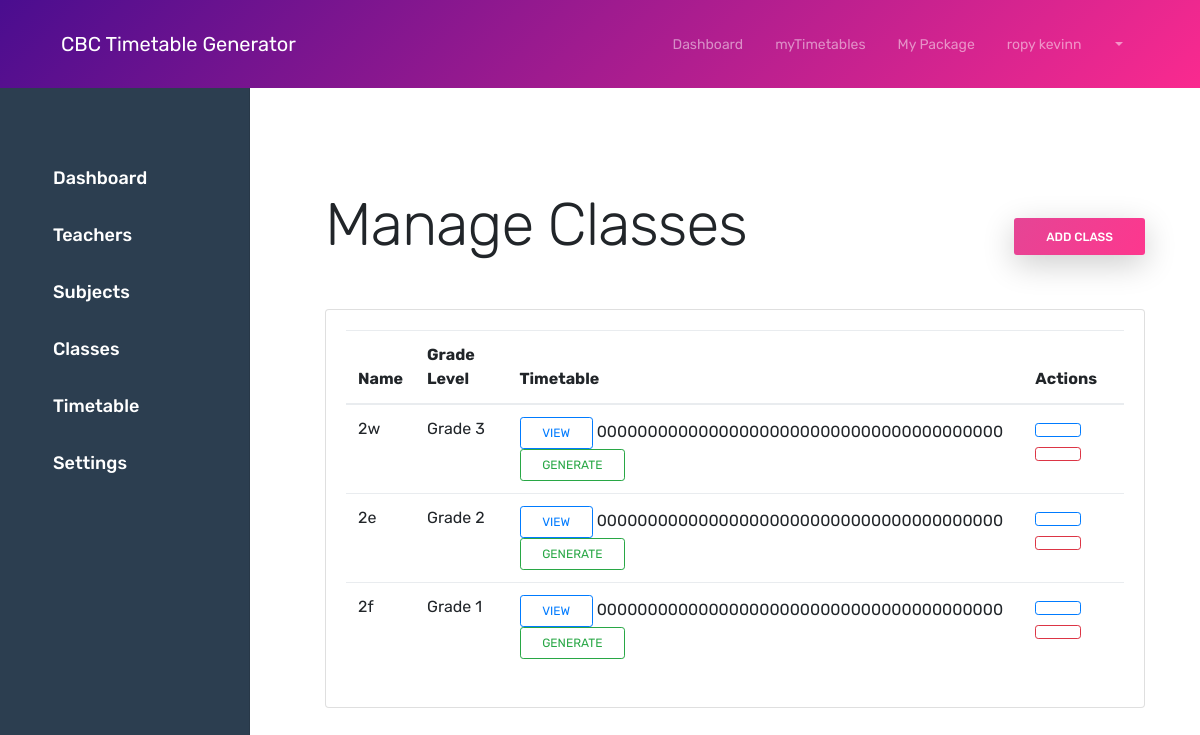
The app's page /admin/classes (signed in) with its own data.
### app/models/user.py (models this page shows, shortened)
class User(UserMixin, db.Model):
    id = db.Column(db.Integer, primary_key=True)
    username = db.Column(db.String(64), unique=True, nullable=False)
    email = db.Column(db.String(120), unique=True, nullable=False)
    password_hash = db.Column(db.String(128))
    role = db.Column(db.String(20), default='teacher')
    school_id = db.Column(db.Integer, db.ForeignKey('school.id'), nullable=False)
    is_active = db.Column(db.Boolean, default=True)
    created_at = db.Column(db.DateTime, default=db.func.current_timestamp())
    updated_at = db.Column(db.DateTime, default=db.func.current_timestamp(),
                          onupdate=db.func.current_timestamp())
    @property
    def is_admin(self):
        return self.role == 'admin'

### app/models/timetable.py (models this page shows)
class Class(db.Model):
    id = db.Column(db.Integer, primary_key=True)
    name = db.Column(db.String(20), nullable=False)
    grade_level = db.Column(db.Integer, nullable=False)
    school_id = db.Column(db.Integer, db.ForeignKey('school.id'), nullable=False)
    timetable_entries = db.relationship('TimetableEntry', backref='class', lazy=True)

### app/admin/routes.py (the view)
@bp.route('/classes')
@login_required
@admin_required
def manage_classes():
    classes = Class.query.filter_by(school_id=current_user.school_id).all()
    form = ClassForm()
    return render_template('admin/manage_classes.html', classes=classes, form=form)

### app/models/user.py (called while the page is built)
@login_manager.user_loader
def load_user(id):
    return User.query.get(int(id))

### app/utils/security.py (called while the page is built)
def admin_required(f):
    @wraps(f)
    def decorated_function(*args, **kwargs):
        if not current_user.is_authenticated or not current_user.is_admin:
            abort(403)
        return f(*args, **kwargs)
    return decorated_function

### app/templates/admin/manage_classes.html (shortened to what this page needs)
{% extends "admin/base.html" %}
{% block admin_content %}
<div class="container py-4">
    <div class="sidebar" style="width: 250px; background-color: #2C3E50; color: white; height: 100vh; padding-top: 20px; position: fixed; top: 0; left: 0; z-index: 1000;">
        <ul class="nav flex-column" style="list-style-type: none; padding-left: 0;">
            <li class="nav-item">
                <a href="{{ url_for('admin.dashboard') }}" class="nav-link text-white" style="padding: 15px; font-size: 18px;">
                     Dashboard
                </a>
            </li>
            <li class="nav-item">
                <a href="{{ url_for('admin.manage_teachers') }}" class="nav-link text-white" style="padding: 15px; font-size: 18px;">
                     Teachers
                </a>
            </li>
            <li class="nav-item">
                <a href="{{ url_for('admin.manage_subjects') }}" class="nav-link text-white" style="padding: 15px; font-size: 18px;">
                     Subjects
                </a>
            </li>
            <li class="nav-item">
                <a href="{{ url_for('admin.manage_classes') }}" class="nav-link text-white" style="padding: 15px; font-size: 18px;">
                     Classes
                </a>
            </li>
            <li class="nav-item">
                <a href="{{ url_for('admin.manage_timetables') }}" class="nav-link text-white" style="padding: 15px; font-size: 18px;">
                     Timetable
                </a>
            </li>
            <li class="nav-item">
                <a href="{{ url_for('admin.settings') }}" class="nav-link text-white" style="padding: 15px; font-size: 18px;">
                     Settings
                </a>
            </li>
        </ul>
    </div>
    <div class="main-content" style="margin-left: 250px; padding: 20px;">
    <div class="d-flex justify-content-between align-items-center mb-4">
        <h1>Manage Classes</h1>
        <button type="button" class="btn btn-primary" data-bs-toggle="modal" data-bs-target="#addClassModal">
             Add Class
        </button>
    </div>
    <div class="card">
        <div class="card-body">
            <div class="table-responsive">
                <table class="table table-hover">
                    <thead>
                        <tr>
                            <th>Name</th>
                            <th>Grade Level</th>
                            <th>Timetable</th>
                            <th>Actions</th>
                        </tr>
                    </thead>
                    <tbody>
                        {% for class in classes %}
                        <tr>
                            <td>{{ class.name }}</td>
                            <td>Grade {{ class.grade_level }}</td>
                            <td>
                                <a href="{{ url_for('admin.view_timetable', class_id=class.id) }}"
                                   class="btn btn-sm btn-outline-primary">
                                     View
                                </a>
                                <form action="{{ url_for('admin.generate_timetable', class_id=class.id) }}" method="POST" style="display: inline;">
                                    {{ csrf_token() }}
                                    <button type="submit" class="btn btn-sm btn-outline-success">
                                         Generate
                                    </button>
                                </form>
                            </td>
                            <td>
                                <button class="btn btn-sm btn-outline-primary"
                                        onclick="editClass({{ class.id }})">
                                </button>
                                <button class="btn btn-sm btn-outline-danger"
                                        onclick="deleteClass({{ class.id }})">
                                </button>
                            </td>
                        </tr>
                        {% endfor %}
                    </tbody>
                </table>
            </div>
        </div>
    </div>
</div>
</div>
{% endblock %}

### app/templates/base.html (shortened to what this page needs)
<!DOCTYPE html>
<html lang="en">
<head>
    <link rel="stylesheet" href="{{ url_for('static', filename='css/bootstrap.min.css') }}">
    <link rel="stylesheet" href="{{ url_for('static', filename='css/themify-icons.css') }}">
    <link rel="stylesheet" href="{{ url_for('static', filename='css/owl.carousel.min.css') }}">
    <link href="{{ url_for('static', filename='css/style.css') }}" rel="stylesheet">
    <link href="{{ url_for('static', filename='dashboard.css') }}" rel="stylesheet">
    <link href="{{ url_for('static', filename='css2/style.css') }}" rel="stylesheet">
</head>
<body>
    <div class="nav-menu fixed-top">
        <div class="container">
            <div class="row">
                <div class="col-md-12">
                    <nav class="navbar navbar-dark navbar-expand-lg">
                        <a class="navbar-brand" href="{{ url_for('main.index') }}"> CBC Timetable Generator</a>
                        <div class="collapse navbar-collapse" id="navbar">
                            <ul class="navbar-nav ml-auto">
                                {% if current_user.is_authenticated %}
                                <li class="nav-item">
                                    <a class="nav-link" href="{{ url_for('admin.dashboard') }}">Dashboard</a>
                                </li>
                                {% endif %}
                            </ul>
                            <ul class="navbar-nav">
                                {% if current_user.is_authenticated %}
                                <li class="nav-item">
                                    <a class="nav-link" href="{{  url_for('admin.timetable')  }}">myTimetables</a>
                                </li>
                                <li class="nav-item">
                                    <a class="nav-link" href="{{ url_for('admin.dashboard') }}">My Package</a>
                                </li>
                                <li class="nav-item dropdown">
                                    <a class="nav-link dropdown-toggle" href="#" id="navbarDropdown" role="button"
                                        data-bs-toggle="dropdown">
                                        {{ current_user.username }}
                                    </a>
                                </li>
                                {% endif %}
                            </ul>
                        </div>
                    </nav>
                </div>
            </div>
        </div>
    </div>
    <div class="content" style="padding-top: 100px;">
        {% block content %}{% endblock %}
    </div>
</body>
</html>

### app/static/css/style.css (style rules this page uses)
body { font-family: 'Rubik', sans-serif; position: relative; }
a { color: #e38cb7; }
h1 { font-size: 60px; font-weight: 300; letter-spacing: -1px; margin-bottom: 1.5rem; }
.btn { font-size: 12px; font-weight: 400; text-transform: uppercase; padding: 0.375rem 1.35rem; transition: all 0.3s ease; }
.btn-primary { border-radius: 3px; background-image: -moz-linear-gradient( 122deg, #e54595 0%, #fd378e 100%); background-image: -webkit-linear-gradient( 122deg, #e54595 0%, #fd378e 100%); background-image: -ms-linear-gradient( 122deg, #e54595 0%, #fd378e 100%); background-image: linear-gradient( 122deg, #e54595 0%, #fd378e 100%); box-shadow: 0px 9px 32px 0px rgba(0, 0, 0, 0.2); font-weight: 500; padding: 0.6rem 2rem; border: 0; }
.nav-menu { padding: 1rem 0; transition: all 0.3s ease; background-color: rgb(74, 13, 143); background: -moz-linear-gradient(135deg, rgb(74, 13, 143) 0%, rgb(250, 42, 143) 100%); background: -webkit-linear-gradient(135deg, rgb(74, 13, 143) 0%, rgb(250, 42, 143) 100%); background: linear-gradient(135deg, rgb(74, 13, 143) 0%, rgb(250, 42, 143) 100%); }
.navbar-nav .nav-link { position: relative; }
@media (min-width: 992px) { .navbar-expand-lg .navbar-nav .nav-link { padding-right: 1rem; padding-left: 1rem; font-size: 14px; } }
.sidebar { position: fixed; top: 20; left: 0; z-index: 1000; }
.nav { margin-top:130px }
.nav-link { display: flex; align-items: center; gap: 30px; }
.main-content { margin-left: 20px; padding: 20px; }

### app/static/dashboard.css (style rules this page uses)
.sidebar { position: fixed; top: 0; bottom: 0; left: 0; z-index: 100; padding: 48px 0 0; box-shadow: inset -1px 0 0 rgba(0, 0, 0, .1); }
.sidebar .nav-link { font-weight: 500; color: #333; padding: 0.5rem 1rem; }

### records on screen
User: username "ropy kevinn"
Class: name "2w", grade_level "3", csrf_token "0000000000000000000000000000000000000000"
Class: name "2e", grade_level "2", csrf_token "0000000000000000000000000000000000000000"
Class: name "2f", grade_level "1", csrf_token "0000000000000000000000000000000000000000"
